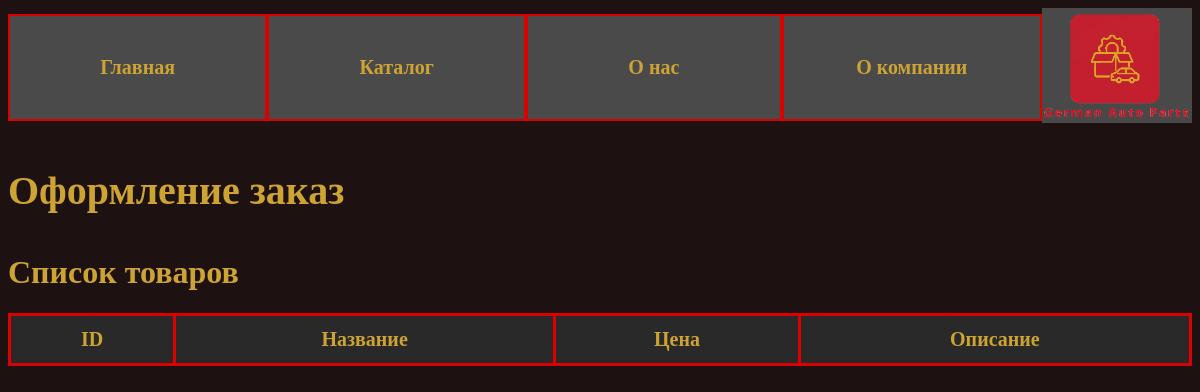
The app's page /Order/5, older data.
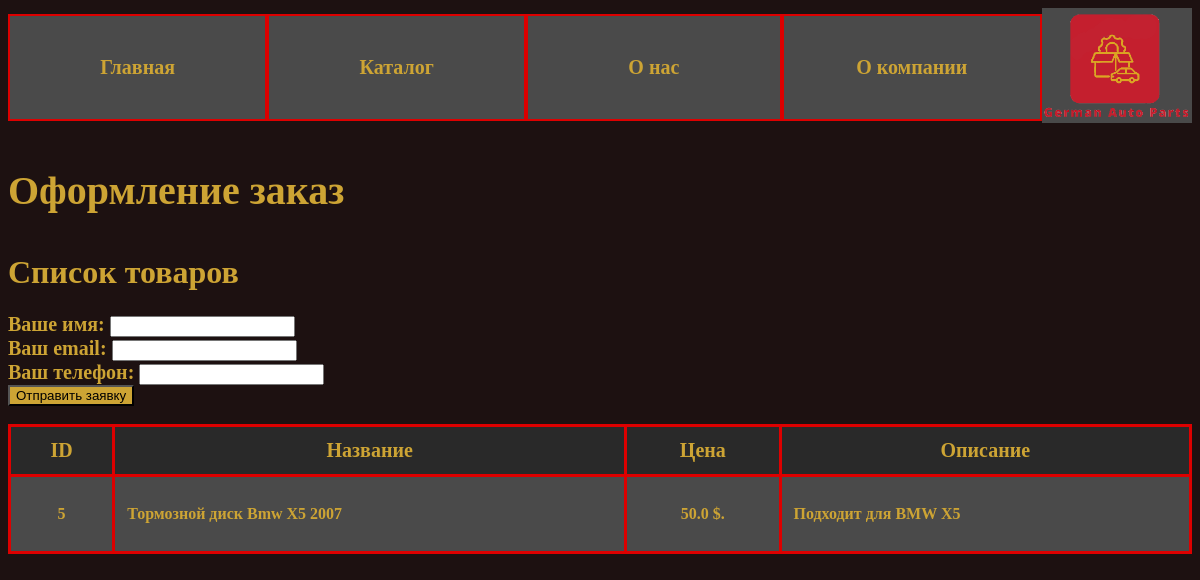
The same page, newer data.
### tables this page shows
CREATE TABLE products (
            id INTEGER PRIMARY KEY AUTOINCREMENT,
            name TEXT NOT NULL,
            price REAL NOT NULL,
            description TEXT
        );

### app.py (the view, shortened to what this page needs)
@app.route("/Order/<id>", methods=['post', 'get'])
def order(id):
    conn = get_db_connection()
    products = conn.execute('SELECT * FROM products where id = ' + id).fetchall()
    conn.close()
    return render_template("order.html", products=products)

### models.py (called while the page is built)
def get_db_connection():
    conn = sqlite3.connect('database.db')
    conn.row_factory = sqlite3.Row
    return conn

### templates/order.html (shortened to what this page needs)
{% extends 'base.html' %}
{% block content %}
    <p style="font-size: 40px; font-weight: bold; color: #CDA434">Оформление заказ</p>
    <h1 style = "color:#CDA434">Список товаров</h1>
    <div class="products-container">
        <table class="products-table">
            <thead>
                <tr>
                    <th style = "font-size: 20px;text-align: center">ID</th>
                    <th style = "font-size: 20px;text-align: center">Название</th>
                    <th style = "font-size: 20px;text-align: center">Цена</th>
                    <th style = "font-size: 20px;text-align: center">Описание</th>
                </tr>
            </thead>
            <tbody>
                {% for product in products %}
                <tr>
                    <td><p style = "text-align: center">{{ product['id'] }}</td></p>
                    <td>{{ product['name'] }}</td>
                    <td><p style = "text-align: center">{{ product['price'] }} $.</td></p>
                    <td>{{ product['description'] }}</td>
                </tr>
                <form action="" method="post" class="form-example">
                <div class="form-example">
                    <label for="name" style = "color:#CDA434; font-weight: bold; font-size: 20px">Ваше имя: </label>
                    <input type="text" name="name" id="name" required />
                </div>
                <div class="form-example">
                    <label for="email" style = "color:#CDA434; font-weight: bold; font-size: 20px">Ваш email: </label>
                    <input type="email" name="email" id="email" required />
                </div>
                <div class="form-example">
                    <label for="number" style = "color:#CDA434; font-weight: bold; font-size: 20px">Ваш телефон: </label>
                    <input type="number" name="number" id="number" required />
                </div>
                <div class="form-example">
                    <input type="submit" style = "background-color: #CDA434;" value="Отправить заявку" />
                </div>
                </form>
                <br>
                {% endfor %}
            </tbody>
        </table>
    </div>
{% endblock %}

Row changes from the older to the newer data that the page shows:
added products: id "5", name "Тормозной диск Bmw X5 2007", price "50.0", description "Подходит для BMW X5"
